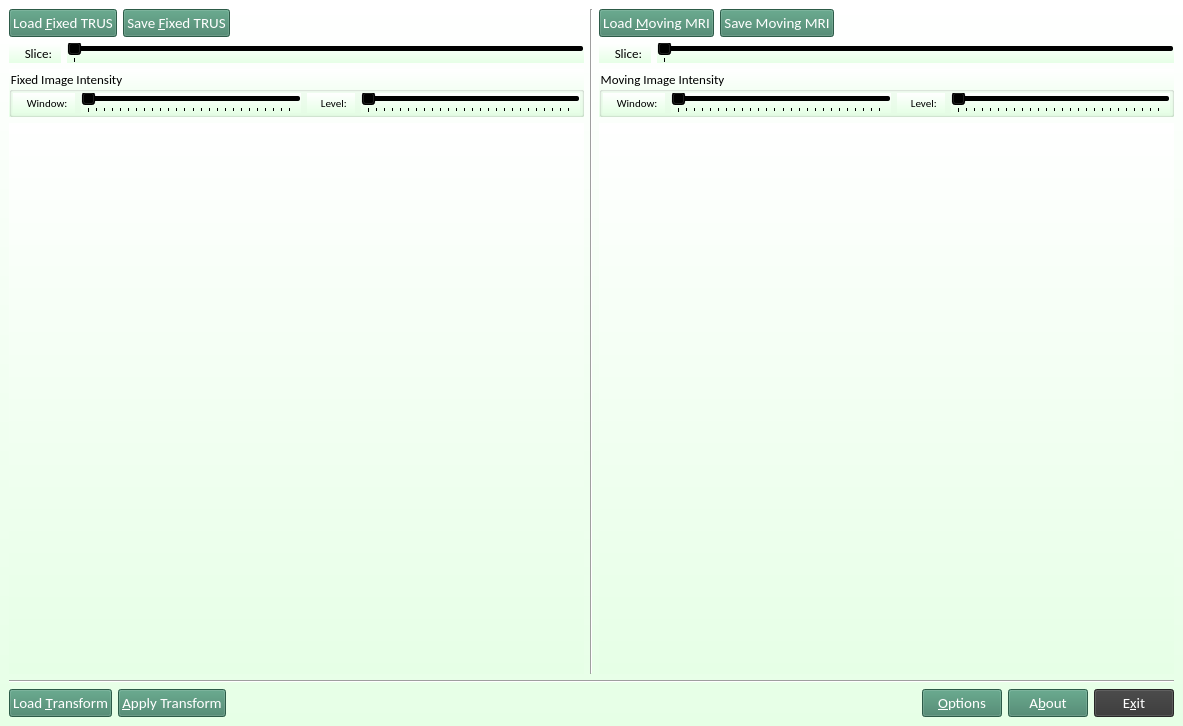
<?xml version="1.0" encoding="UTF-8"?>
<ui version="4.0">
 <class>ProstaFuseWindow</class>
 <widget class="QMainWindow" name="ProstaFuseWindow">
  <property name="enabled">
   <bool>true</bool>
  </property>
  <property name="geometry">
   <rect>
    <x>0</x>
    <y>0</y>
    <width>1183</width>
    <height>726</height>
   </rect>
  </property>
  <property name="windowTitle">
   <string>ProstaFuse</string>
  </property>
  <property name="styleSheet">
   <string notr="true"/>
  </property>
  <property name="unifiedTitleAndToolBarOnMac">
   <bool>false</bool>
  </property>
  <widget class="QWidget" name="centralWidget">
   <property name="styleSheet">
    <string notr="true">background-color: qlineargradient(spread:pad, x1:0, y1:0, x2:0, y2:1, stop:0 rgba(255, 255, 255, 255), stop:1 rgba(230, 255, 230, 255));</string>
   </property>
   <layout class="QVBoxLayout" name="verticalLayout">
    <item>
     <layout class="QHBoxLayout" name="horizontalLayout" stretch="0,0,0">
      <item>
       <layout class="QVBoxLayout" name="verticalLayout_2">
        <item>
         <layout class="QHBoxLayout" name="horizontalLayout_6">
          <item>
           <widget class="QPushButton" name="m_OpenFixedTRUSButton">
            <property name="font">
             <font>
              <family>Calibri</family>
              <pointsize>11</pointsize>
             </font>
            </property>
            <property name="cursor">
             <cursorShape>ArrowCursor</cursorShape>
            </property>
            <property name="styleSheet">
             <string notr="true">background-color: rgb(63, 127, 101);
color: rgb(255, 255, 255)</string>
            </property>
            <property name="text">
             <string>Load &amp;Fixed TRUS</string>
            </property>
           </widget>
          </item>
          <item>
           <widget class="QPushButton" name="m_SaveFixedTRUSButton">
            <property name="font">
             <font>
              <family>Calibri</family>
              <pointsize>11</pointsize>
             </font>
            </property>
            <property name="styleSheet">
             <string notr="true">background-color: rgb(63, 127, 101);
color: rgb(255, 255, 255)</string>
            </property>
            <property name="text">
             <string>Save &amp;Fixed TRUS</string>
            </property>
           </widget>
          </item>
          <item>
           <spacer name="horizontalSpacer_2">
            <property name="orientation">
             <enum>Qt::Horizontal</enum>
            </property>
            <property name="sizeHint" stdset="0">
             <size>
              <width>40</width>
              <height>20</height>
             </size>
            </property>
           </spacer>
          </item>
         </layout>
        </item>
        <item>
         <layout class="QHBoxLayout" name="horizontalLayout_8">
          <item>
           <widget class="QLabel" name="label">
            <property name="font">
             <font>
              <family>Calibri</family>
              <pointsize>10</pointsize>
             </font>
            </property>
            <property name="text">
             <string>    Slice:   </string>
            </property>
            <property name="indent">
             <number>4</number>
            </property>
           </widget>
          </item>
          <item>
           <widget class="QSlider" name="m_FixedSliceSlider">
            <property name="font">
             <font>
              <family>Calibri</family>
              <pointsize>10</pointsize>
             </font>
            </property>
            <property name="maximum">
             <number>0</number>
            </property>
            <property name="orientation">
             <enum>Qt::Horizontal</enum>
            </property>
            <property name="tickPosition">
             <enum>QSlider::TicksBelow</enum>
            </property>
           </widget>
          </item>
         </layout>
        </item>
        <item>
         <widget class="QGroupBox" name="groupBox">
          <property name="font">
           <font>
            <family>Calibri</family>
            <pointsize>10</pointsize>
           </font>
          </property>
          <property name="title">
           <string>Fixed Image Intensity</string>
          </property>
          <layout class="QHBoxLayout" name="horizontalLayout_12">
           <property name="margin">
            <number>1</number>
           </property>
           <item>
            <widget class="QLabel" name="label_2">
             <property name="font">
              <font>
               <family>Calibri</family>
               <pointsize>8</pointsize>
              </font>
             </property>
             <property name="text">
              <string>    Window:   </string>
             </property>
             <property name="indent">
              <number>4</number>
             </property>
            </widget>
           </item>
           <item>
            <widget class="QSlider" name="m_FixedWindowSlider">
             <property name="font">
              <font>
               <family>Calibri</family>
               <pointsize>10</pointsize>
              </font>
             </property>
             <property name="maximum">
              <number>255</number>
             </property>
             <property name="orientation">
              <enum>Qt::Horizontal</enum>
             </property>
             <property name="tickPosition">
              <enum>QSlider::TicksBelow</enum>
             </property>
            </widget>
           </item>
           <item>
            <widget class="QLabel" name="label_4">
             <property name="font">
              <font>
               <family>Calibri</family>
               <pointsize>8</pointsize>
              </font>
             </property>
             <property name="text">
              <string>    Level:   </string>
             </property>
             <property name="indent">
              <number>4</number>
             </property>
            </widget>
           </item>
           <item>
            <widget class="QSlider" name="m_FixedLevelSlider">
             <property name="font">
              <font>
               <family>Calibri</family>
               <pointsize>10</pointsize>
              </font>
             </property>
             <property name="maximum">
              <number>255</number>
             </property>
             <property name="orientation">
              <enum>Qt::Horizontal</enum>
             </property>
             <property name="tickPosition">
              <enum>QSlider::TicksBelow</enum>
             </property>
            </widget>
           </item>
          </layout>
         </widget>
        </item>
        <item>
         <layout class="QHBoxLayout" name="horizontalLayout_9">
          <item>
           <widget class="QVTKWidget" name="m_FixedImageWidget" native="true">
            <property name="sizePolicy">
             <sizepolicy hsizetype="Preferred" vsizetype="Expanding">
              <horstretch>0</horstretch>
              <verstretch>0</verstretch>
             </sizepolicy>
            </property>
            <property name="minimumSize">
             <size>
              <width>20</width>
              <height>40</height>
             </size>
            </property>
            <property name="cursor">
             <cursorShape>CrossCursor</cursorShape>
            </property>
            <property name="focusPolicy">
             <enum>Qt::StrongFocus</enum>
            </property>
            <property name="styleSheet">
             <string notr="true">border-color: rgb(85, 255, 127);</string>
            </property>
           </widget>
          </item>
         </layout>
        </item>
       </layout>
      </item>
      <item>
       <widget class="Line" name="line_3">
        <property name="orientation">
         <enum>Qt::Vertical</enum>
        </property>
       </widget>
      </item>
      <item>
       <layout class="QVBoxLayout" name="verticalLayout_3">
        <item>
         <layout class="QHBoxLayout" name="horizontalLayout_7">
          <item>
           <widget class="QPushButton" name="m_OpenMovingMRIButton">
            <property name="enabled">
             <bool>true</bool>
            </property>
            <property name="font">
             <font>
              <family>Calibri</family>
              <pointsize>11</pointsize>
             </font>
            </property>
            <property name="styleSheet">
             <string notr="true">background-color: rgb(63, 127, 101);
color: rgb(255, 255, 255)</string>
            </property>
            <property name="text">
             <string>Load &amp;Moving MRI</string>
            </property>
           </widget>
          </item>
          <item>
           <widget class="QPushButton" name="m_SaveMovingMRIButton">
            <property name="font">
             <font>
              <family>Calibri</family>
              <pointsize>11</pointsize>
             </font>
            </property>
            <property name="styleSheet">
             <string notr="true">background-color: rgb(63, 127, 101);
color: rgb(255, 255, 255)</string>
            </property>
            <property name="text">
             <string>Save Moving MRI</string>
            </property>
           </widget>
          </item>
          <item>
           <spacer name="horizontalSpacer_3">
            <property name="orientation">
             <enum>Qt::Horizontal</enum>
            </property>
            <property name="sizeHint" stdset="0">
             <size>
              <width>40</width>
              <height>20</height>
             </size>
            </property>
           </spacer>
          </item>
         </layout>
        </item>
        <item>
         <layout class="QHBoxLayout" name="horizontalLayout_10">
          <item>
           <widget class="QLabel" name="label_3">
            <property name="font">
             <font>
              <family>Calibri</family>
              <pointsize>10</pointsize>
             </font>
            </property>
            <property name="text">
             <string>    Slice:   </string>
            </property>
            <property name="indent">
             <number>4</number>
            </property>
           </widget>
          </item>
          <item>
           <widget class="QSlider" name="m_MovingSliceSlider">
            <property name="font">
             <font>
              <family>Calibri</family>
              <pointsize>10</pointsize>
             </font>
            </property>
            <property name="maximum">
             <number>0</number>
            </property>
            <property name="orientation">
             <enum>Qt::Horizontal</enum>
            </property>
            <property name="tickPosition">
             <enum>QSlider::TicksBelow</enum>
            </property>
           </widget>
          </item>
         </layout>
        </item>
        <item>
         <widget class="QGroupBox" name="groupBox_2">
          <property name="font">
           <font>
            <family>Calibri</family>
            <pointsize>10</pointsize>
           </font>
          </property>
          <property name="title">
           <string>Moving Image Intensity</string>
          </property>
          <layout class="QHBoxLayout" name="horizontalLayout_14">
           <property name="margin">
            <number>1</number>
           </property>
           <item>
            <widget class="QLabel" name="label_5">
             <property name="font">
              <font>
               <family>Calibri</family>
               <pointsize>8</pointsize>
              </font>
             </property>
             <property name="text">
              <string>    Window:   </string>
             </property>
             <property name="indent">
              <number>4</number>
             </property>
            </widget>
           </item>
           <item>
            <widget class="QSlider" name="m_MovingWindowSlider">
             <property name="font">
              <font>
               <family>Calibri</family>
               <pointsize>10</pointsize>
              </font>
             </property>
             <property name="maximum">
              <number>255</number>
             </property>
             <property name="orientation">
              <enum>Qt::Horizontal</enum>
             </property>
             <property name="tickPosition">
              <enum>QSlider::TicksBelow</enum>
             </property>
            </widget>
           </item>
           <item>
            <widget class="QLabel" name="label_6">
             <property name="font">
              <font>
               <family>Calibri</family>
               <pointsize>8</pointsize>
              </font>
             </property>
             <property name="text">
              <string>    Level:   </string>
             </property>
             <property name="indent">
              <number>4</number>
             </property>
            </widget>
           </item>
           <item>
            <widget class="QSlider" name="m_MovingLevelSlider">
             <property name="font">
              <font>
               <family>Calibri</family>
               <pointsize>10</pointsize>
              </font>
             </property>
             <property name="maximum">
              <number>255</number>
             </property>
             <property name="orientation">
              <enum>Qt::Horizontal</enum>
             </property>
             <property name="tickPosition">
              <enum>QSlider::TicksBelow</enum>
             </property>
            </widget>
           </item>
          </layout>
         </widget>
        </item>
        <item>
         <layout class="QHBoxLayout" name="horizontalLayout_11"/>
        </item>
        <item>
         <widget class="QVTKWidget" name="m_MovingImageWidget" native="true">
          <property name="sizePolicy">
           <sizepolicy hsizetype="Preferred" vsizetype="Expanding">
            <horstretch>0</horstretch>
            <verstretch>0</verstretch>
           </sizepolicy>
          </property>
          <property name="cursor">
           <cursorShape>CrossCursor</cursorShape>
          </property>
          <property name="focusPolicy">
           <enum>Qt::StrongFocus</enum>
          </property>
         </widget>
        </item>
       </layout>
      </item>
     </layout>
    </item>
    <item>
     <widget class="Line" name="line">
      <property name="orientation">
       <enum>Qt::Horizontal</enum>
      </property>
     </widget>
    </item>
    <item>
     <layout class="QHBoxLayout" name="horizontalLayout_4">
      <item>
       <widget class="QPushButton" name="m_LoadTransformButton">
        <property name="font">
         <font>
          <family>Calibri</family>
          <pointsize>11</pointsize>
         </font>
        </property>
        <property name="styleSheet">
         <string notr="true">background-color: rgb(63, 127, 101);
color: rgb(255, 255, 255)</string>
        </property>
        <property name="text">
         <string>Load &amp;Transform</string>
        </property>
       </widget>
      </item>
      <item>
       <widget class="QPushButton" name="m_ApplyTransformButton">
        <property name="font">
         <font>
          <family>Calibri</family>
          <pointsize>11</pointsize>
         </font>
        </property>
        <property name="styleSheet">
         <string notr="true">background-color: rgb(63, 127, 101);
color: rgb(255, 255, 255)</string>
        </property>
        <property name="text">
         <string>&amp;Apply Transform</string>
        </property>
       </widget>
      </item>
      <item>
       <spacer name="horizontalSpacer">
        <property name="orientation">
         <enum>Qt::Horizontal</enum>
        </property>
        <property name="sizeType">
         <enum>QSizePolicy::Expanding</enum>
        </property>
        <property name="sizeHint" stdset="0">
         <size>
          <width>40</width>
          <height>20</height>
         </size>
        </property>
       </spacer>
      </item>
      <item>
       <widget class="QPushButton" name="m_OptionsButton">
        <property name="font">
         <font>
          <family>Calibri</family>
          <pointsize>11</pointsize>
         </font>
        </property>
        <property name="styleSheet">
         <string notr="true">background-color: rgb(63, 127, 101);
color: rgb(255, 255, 255);</string>
        </property>
        <property name="text">
         <string>&amp;Options</string>
        </property>
       </widget>
      </item>
      <item>
       <widget class="QPushButton" name="m_AboutButton">
        <property name="font">
         <font>
          <family>Calibri</family>
          <pointsize>11</pointsize>
         </font>
        </property>
        <property name="styleSheet">
         <string notr="true">background-color: rgb(63, 127, 101);
color: rgb(255, 255, 255);</string>
        </property>
        <property name="text">
         <string>A&amp;bout</string>
        </property>
       </widget>
      </item>
      <item>
       <widget class="QPushButton" name="m_ExitButton">
        <property name="font">
         <font>
          <family>Calibri</family>
          <pointsize>11</pointsize>
         </font>
        </property>
        <property name="styleSheet">
         <string notr="true">background-color: rgb(53, 53, 53);
color: rgb(255, 255, 255);</string>
        </property>
        <property name="text">
         <string>E&amp;xit</string>
        </property>
       </widget>
      </item>
     </layout>
    </item>
   </layout>
  </widget>
  <action name="actionOpenFile">
   <property name="enabled">
    <bool>true</bool>
   </property>
   <property name="text">
    <string>Open File...</string>
   </property>
  </action>
  <action name="actionExit">
   <property name="text">
    <string>Exit</string>
   </property>
  </action>
  <action name="actionPrint">
   <property name="text">
    <string>Print</string>
   </property>
  </action>
  <action name="actionHelp">
   <property name="text">
    <string>Help</string>
   </property>
  </action>
  <action name="actionSave">
   <property name="text">
    <string>Save</string>
   </property>
  </action>
  <action name="actionOpen_Fixed">
   <property name="text">
    <string>Open &amp;Fixed...</string>
   </property>
  </action>
  <action name="actionOpen_Moving">
   <property name="text">
    <string>Open Moving...</string>
   </property>
  </action>
  <action name="actionExit_2">
   <property name="text">
    <string>E&amp;xit</string>
   </property>
   <property name="menuRole">
    <enum>QAction::QuitRole</enum>
   </property>
  </action>
 </widget>
 <customwidgets>
  <customwidget>
   <class>QVTKWidget</class>
   <extends>QWidget</extends>
   <header>QVTKWidget.h</header>
  </customwidget>
 </customwidgets>
 <resources/>
 <connections>
  <connection>
   <sender>m_OpenFixedTRUSButton</sender>
   <signal>clicked()</signal>
   <receiver>ProstaFuseWindow</receiver>
   <slot>SlotOpenFixedTRUS()</slot>
   <hints>
    <hint type="sourcelabel">
     <x>45</x>
     <y>29</y>
    </hint>
    <hint type="destinationlabel">
     <x>73</x>
     <y>53</y>
    </hint>
   </hints>
  </connection>
  <connection>
   <sender>m_OpenMovingMRIButton</sender>
   <signal>clicked()</signal>
   <receiver>ProstaFuseWindow</receiver>
   <slot>SlotOpenMovingMRI()</slot>
   <hints>
    <hint type="sourcelabel">
     <x>654</x>
     <y>27</y>
    </hint>
    <hint type="destinationlabel">
     <x>669</x>
     <y>56</y>
    </hint>
   </hints>
  </connection>
  <connection>
   <sender>m_OptionsButton</sender>
   <signal>clicked()</signal>
   <receiver>ProstaFuseWindow</receiver>
   <slot>SlotOptions()</slot>
   <hints>
    <hint type="sourcelabel">
     <x>1010</x>
     <y>715</y>
    </hint>
    <hint type="destinationlabel">
     <x>479</x>
     <y>672</y>
    </hint>
   </hints>
  </connection>
  <connection>
   <sender>m_ExitButton</sender>
   <signal>clicked()</signal>
   <receiver>ProstaFuseWindow</receiver>
   <slot>SlotExit()</slot>
   <hints>
    <hint type="sourcelabel">
     <x>1172</x>
     <y>715</y>
    </hint>
    <hint type="destinationlabel">
     <x>641</x>
     <y>671</y>
    </hint>
   </hints>
  </connection>
  <connection>
   <sender>m_SaveFixedTRUSButton</sender>
   <signal>clicked()</signal>
   <receiver>ProstaFuseWindow</receiver>
   <slot>SlotSaveFixedTRUS()</slot>
   <hints>
    <hint type="sourcelabel">
     <x>193</x>
     <y>24</y>
    </hint>
    <hint type="destinationlabel">
     <x>591</x>
     <y>362</y>
    </hint>
   </hints>
  </connection>
  <connection>
   <sender>m_SaveMovingMRIButton</sender>
   <signal>clicked()</signal>
   <receiver>ProstaFuseWindow</receiver>
   <slot>SlotSaveMovingMRI()</slot>
   <hints>
    <hint type="sourcelabel">
     <x>788</x>
     <y>24</y>
    </hint>
    <hint type="destinationlabel">
     <x>591</x>
     <y>362</y>
    </hint>
   </hints>
  </connection>
  <connection>
   <sender>m_LoadTransformButton</sender>
   <signal>clicked()</signal>
   <receiver>ProstaFuseWindow</receiver>
   <slot>SlotLoadTransform()</slot>
   <hints>
    <hint type="sourcelabel">
     <x>61</x>
     <y>702</y>
    </hint>
    <hint type="destinationlabel">
     <x>591</x>
     <y>362</y>
    </hint>
   </hints>
  </connection>
  <connection>
   <sender>m_ApplyTransformButton</sender>
   <signal>clicked()</signal>
   <receiver>ProstaFuseWindow</receiver>
   <slot>SlotApplyTransform()</slot>
   <hints>
    <hint type="sourcelabel">
     <x>175</x>
     <y>702</y>
    </hint>
    <hint type="destinationlabel">
     <x>591</x>
     <y>362</y>
    </hint>
   </hints>
  </connection>
  <connection>
   <sender>m_FixedLevelSlider</sender>
   <signal>valueChanged(int)</signal>
   <receiver>ProstaFuseWindow</receiver>
   <slot>SlotChangeFixedLevel()</slot>
   <hints>
    <hint type="sourcelabel">
     <x>471</x>
     <y>105</y>
    </hint>
    <hint type="destinationlabel">
     <x>591</x>
     <y>362</y>
    </hint>
   </hints>
  </connection>
  <connection>
   <sender>m_FixedWindowSlider</sender>
   <signal>valueChanged(int)</signal>
   <receiver>ProstaFuseWindow</receiver>
   <slot>SlotChangeFixedWindow()</slot>
   <hints>
    <hint type="sourcelabel">
     <x>195</x>
     <y>105</y>
    </hint>
    <hint type="destinationlabel">
     <x>591</x>
     <y>362</y>
    </hint>
   </hints>
  </connection>
  <connection>
   <sender>m_MovingLevelSlider</sender>
   <signal>valueChanged(int)</signal>
   <receiver>ProstaFuseWindow</receiver>
   <slot>SlotChangeMovingLevel()</slot>
   <hints>
    <hint type="sourcelabel">
     <x>1060</x>
     <y>105</y>
    </hint>
    <hint type="destinationlabel">
     <x>591</x>
     <y>362</y>
    </hint>
   </hints>
  </connection>
  <connection>
   <sender>m_MovingWindowSlider</sender>
   <signal>valueChanged(int)</signal>
   <receiver>ProstaFuseWindow</receiver>
   <slot>SlotChangeMovingWindow()</slot>
   <hints>
    <hint type="sourcelabel">
     <x>784</x>
     <y>105</y>
    </hint>
    <hint type="destinationlabel">
     <x>591</x>
     <y>362</y>
    </hint>
   </hints>
  </connection>
  <connection>
   <sender>m_FixedSliceSlider</sender>
   <signal>valueChanged(int)</signal>
   <receiver>ProstaFuseWindow</receiver>
   <slot>SlotChangeFixedImageSlice(int)</slot>
   <hints>
    <hint type="sourcelabel">
     <x>327</x>
     <y>59</y>
    </hint>
    <hint type="destinationlabel">
     <x>591</x>
     <y>362</y>
    </hint>
   </hints>
  </connection>
  <connection>
   <sender>m_MovingSliceSlider</sender>
   <signal>valueChanged(int)</signal>
   <receiver>ProstaFuseWindow</receiver>
   <slot>SlotChangeMovingImageSlice(int)</slot>
   <hints>
    <hint type="sourcelabel">
     <x>916</x>
     <y>59</y>
    </hint>
    <hint type="destinationlabel">
     <x>591</x>
     <y>362</y>
    </hint>
   </hints>
  </connection>
  <connection>
   <sender>m_AboutButton</sender>
   <signal>clicked()</signal>
   <receiver>ProstaFuseWindow</receiver>
   <slot>SlotShowAbout()</slot>
   <hints>
    <hint type="sourcelabel">
     <x>1054</x>
     <y>702</y>
    </hint>
    <hint type="destinationlabel">
     <x>591</x>
     <y>362</y>
    </hint>
   </hints>
  </connection>
 </connections>
 <slots>
  <slot>SlotOpenFixedTRUS()</slot>
  <slot>SlotOpenMovingMRI()</slot>
  <slot>SlotExit()</slot>
  <slot>SlotOptions()</slot>
  <slot>SlotApplyTransform()</slot>
  <slot>SlotSaveFixedTRUS()</slot>
  <slot>SlotSaveMovingMRI()</slot>
  <slot>SlotLoadTransform()</slot>
  <slot>SlotChangeMovingImageSlice(int)</slot>
  <slot>SlotChangeFixedImageSlice(int)</slot>
  <slot>SlotChangeMovingLevel()</slot>
  <slot>SlotChangeFixedLevel()</slot>
  <slot>SlotChangeMovingWindow()</slot>
  <slot>SlotChangeFixedWindow()</slot>
  <slot>SlotShowAbout()</slot>
 </slots>
</ui>
